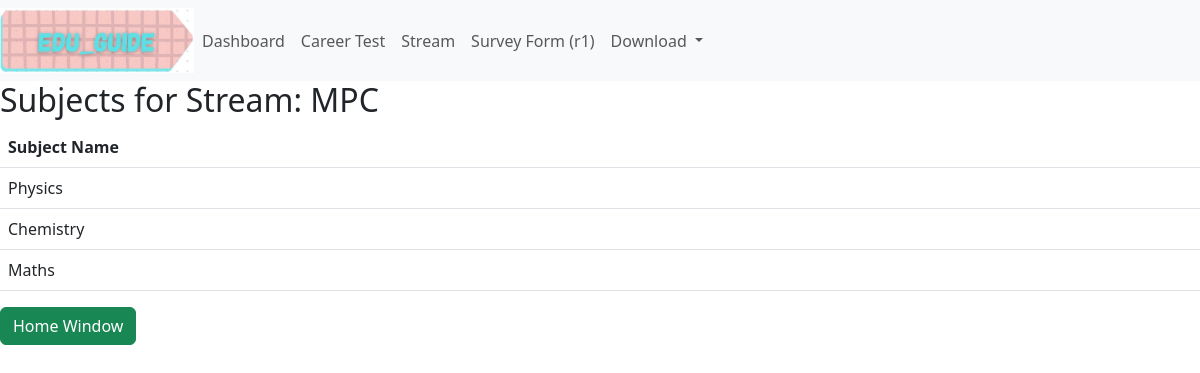
Page /subjects/2/ on the committed database.
### Edu_app/models.py (models this page shows)
class Stream(models.Model):
    name = models.CharField(max_length=100)
    category = models.CharField(max_length=100)
    subjects = models.ManyToManyField('Subject')  # Or use ForeignKey if applicable

class Subject(models.Model):
    name = models.CharField(max_length=100)

### Edu_app/views.py (the view)
# urls.py: path('subjects/<int:stream_id>/', views.subjects, name='subjects'),
def subjects(request, stream_id):
    stream = Stream.objects.get(id=stream_id)
    subjects = stream.subjects.all()  # Assuming a relationship exists
    return render(request, 'subjects.html', {'stream': stream, 'subjects': subjects})

### templates/subjects.html (shortened to what this page needs)
{% extends 'base.html' %}
{% block content %}
<h2>Subjects for Stream: {{ stream.name }}</h2>
<table class="table">
    <thead>
        <tr>
            <th>Subject Name</th>
        </tr>
    </thead>
    <tbody>
        {% for subject in subjects %}
        <tr>
            <td>{{ subject.name }}</td>
        </tr>
        {% empty %}
        <tr>
            <td>No subjects available for this stream.</td>
        </tr>
        {% endfor %}
    </tbody>
</table>
<a href="{% url 'home' %}">
    <button type="button" class="btn btn-success">Home Window</button>
</a>
{% endblock %}

### templates/base.html (style rules this page uses)
body { background-color: white; }

### rows in the picture
Stream: name "MPC"
Subject: name "Physics"
Subject: name "Chemistry"
Subject: name "Maths"
